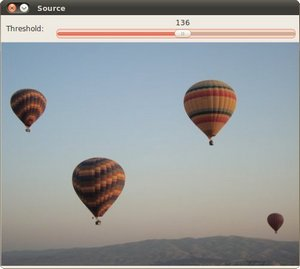
//> input picture DisplayImage/Ballon.jpg, 300 x 269 px
$ ./harris_corner ../../DisplayImage/Ballon.jpg   (built with g++ and OpenCV 4)
//> lines starting //> are read from the running program, lines starting //| are printed output that depends on the picture
/*
Coded by luke on 26th April,2017
Aiming to study the harris corner detection

*/
#include <opencv2/highgui/highgui.hpp>
#include <opencv2/imgproc/imgproc.hpp>
#include <iostream>
#include <string>

using namespace std;

using namespace cv;


//Global variables
Mat src,src_gray;
int thresh = 100;
int max_thresh = 255;

string source_window = "source";
string corner_window = "corner";

//Function header
void cornerHarris_demo(int,void*);

//Main
int main(int argc, char** argv)
{
	//load source image and convert it to gray scale
	src = imread(argv[1],1);
//> src is the input picture: 269 rows x 300 cols, CV_8UC3; mean B, G, R 157.4, 156.9, 154.1
	cvtColor(src,src_gray,CV_BGR2GRAY);
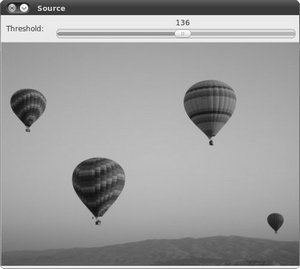
//> src_gray: 269 rows x 300 cols, CV_8UC1; min 9, max 255, mean 156.2

	//create a window and a trackbar
	namedWindow(source_window,CV_WINDOW_AUTOSIZE);

	createTrackbar("Threshold",source_window,&thresh,max_thresh,cornerHarris_demo);

	imshow(source_window,src);

	cornerHarris_demo(0,0);

	waitKey(0);

	return 0;

}

//function definition for the cornerHarris_DEMO
void cornerHarris_demo(int,void*)
{
	Mat dst,dst_norm,dst_norm_scaled;

	dst = Mat::zeros(src.size(),CV_32FC1);

	//Detector parameters
	int blockSize = 2;
	int apertureSize = 3;
	double k = 0.04;

	//Detection corners
	cornerHarris(src_gray,dst,blockSize,apertureSize,k,BORDER_DEFAULT);
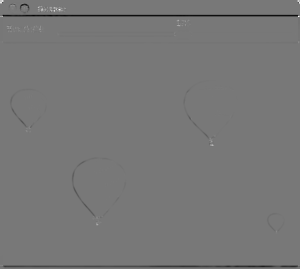
//> dst: 269 rows x 300 cols, CV_32FC1; min -0.00886, max 0.00992, mean -7.41e-05; drawn with min black and max white

	//Normalizing
	normalize(dst,dst_norm,0,255,NORM_MINMAX,CV_32FC1,Mat());
	convertScaleAbs(dst_norm,dst_norm_scaled);
	for (int j = 0; j<dst_norm.rows;j++)
	{
		for (int i =0;i<dst_norm.cols;i++)
			{
				if ((int)dst_norm.at<float>(j,i) > thresh)
					circle(dst_norm_scaled,Point(i,j),5,Scalar(0),2,8,0);
			}
	}
//> dst_norm_scaled: 269 rows x 300 cols, CV_8UC1; every value is 0

	//showing the result
	namedWindow(corner_window,CV_WINDOW_AUTOSIZE);
	imshow(corner_window,dst_norm_scaled);

}
